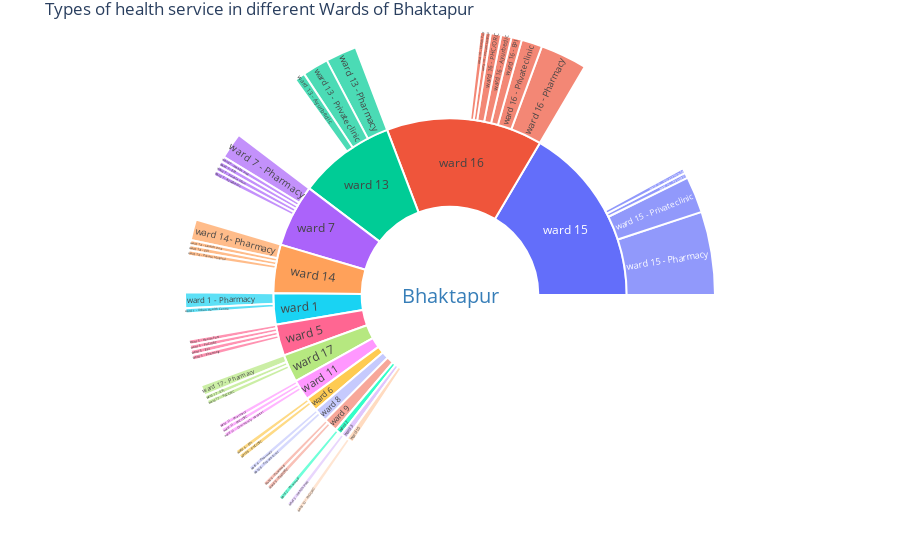

This figure's notebook cell:
### Code cell
trace = go.Sunburst(
    labels=labels,
    parents=parents,
    values=values,
    outsidetextfont = {"size": 20, "color": "#377eb8"},
    marker = {"line": {"width": 2}},
)

layout = go.Layout(
    title = "Types of health service in different Wards of Bhaktapur",
    margin = go.layout.Margin(t=30, l=0, r=0, b=0)
)

py.iplot(go.Figure([trace], layout), filename='nepalgunj_sunburst_chart')

### Figure 1 — Plotly figure (JSON) as saved in the notebook; plotly's stock layout.template omitted (floating-point values rounded to 4 significant figures)
{"data": [{"labels": ["Bhaktapur", "ward 1", "ward 2", "ward 3", "ward 5", "ward 6", "ward 7", "ward 8", "ward 9", "ward 10", "ward 11", "ward 13", "ward 14", "ward 15", "ward 16", "ward 17", "ward 1 - Pharmacy", "ward 1 - Urban Health Centre", "ward 2 - Pharmacy", "ward 3 - Health Post", "ward 5 - Health Post", "ward 5 - PHC/ORC", "ward 5 - EPI", "ward 5 - Pharmacy", "ward 6 - EPI", "ward 6 - PHC/ORC", "ward 7 - Pharmacy", "ward 7 - Health Post", "ward 7 - EPI", "ward 7 - Private clinic", "ward 7 - Ayurbedic", "ward 8 - Pharmacy", "ward 8 - Private clinic", "ward 9 - Pharmacy", "ward 9 - PHC/ORC", "ward 10 - PHC/ORC", "ward 11 - Pharmacy", "ward 11 - PHC/ORC", "ward 11 - Community Hospital", "ward 13 - Pharmacy", "ward 13 - Private clinic", "ward 13 - Ayurbedic", "ward 14 - Pharmacy", "ward 14 - Health Post", "ward 14 - EPI", "ward 14 - Private Hospital", "ward 15 - Pharmacy", "ward 15 - Private clinic", "ward 15 - Ayurbedic", "ward 15 - Private Hospital", "ward 16 - Pharmacy", "ward 16 - Private clinic", "ward 16 - EPI", "ward 16 - Ayurbedic", "ward 16 - PHC/ORC", "ward 16 - Private Hospital", "ward 16 - Health Post", "ward 17 - Pharmacy", "ward 17 - EPI", "ward 17 - PHC/ORC"], "marker": {"line": {"width": 2}}, "outsidetextfont": {"color": "#377eb8", "size": 20}, "parents": ["", "Bhaktapur", "Bhaktapur", "Bhaktapur", "Bhaktapur", "Bhaktapur", "Bhaktapur", "Bhaktapur", "Bhaktapur", "Bhaktapur", "Bhaktapur", "Bhaktapur", "Bhaktapur", "Bhaktapur", "Bhaktapur", "Bhaktapur", "ward 1", "ward 1", "ward 2", "ward 3", "ward 5", "ward 5", "ward 5", "ward 5", "ward 6", "ward 6", "ward 7", "ward 7", "ward 7", "ward 7", "ward 7", "ward 8", "ward 8", "ward 9", "ward 9", "ward 10", "ward 11", "ward 11", "ward 11", "ward 13", "ward 13", "ward 13", "ward 14", "ward 14", "ward 14", "ward 14", "ward 15", "ward 15", "ward 15", "ward 15", "ward 16", "ward 16", "ward 16", "ward 16", "ward 16", "ward 16", "ward 16", "ward 17", "ward 17", "ward 17"], "type": "sunburst", "values": [108, 5, 1, 1, 5, 2, 9, 2, 2, 1, 3, 15, 7, 27, 24, 4, 3, 1, 1, 1, 1, 1, 1, 1, 1, 1, 5, 1, 1, 1, 1, 1, 1, 1, 1, 1, 1, 1, 1, 6, 5, 2, 4, 1, 1, 1, 16, 7, 1, 1, 9, 4, 2, 2, 2, 1, 1, 2, 1, 1]}], "layout": {"margin": {"b": 0, "l": 0, "r": 0, "t": 30}, "title": {"text": "Types of health service in different Wards of Bhaktapur"}}}
